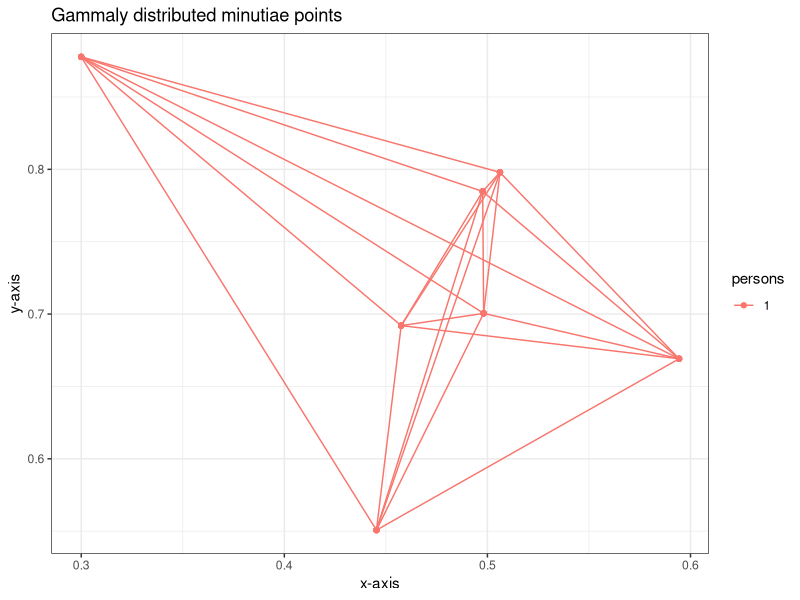
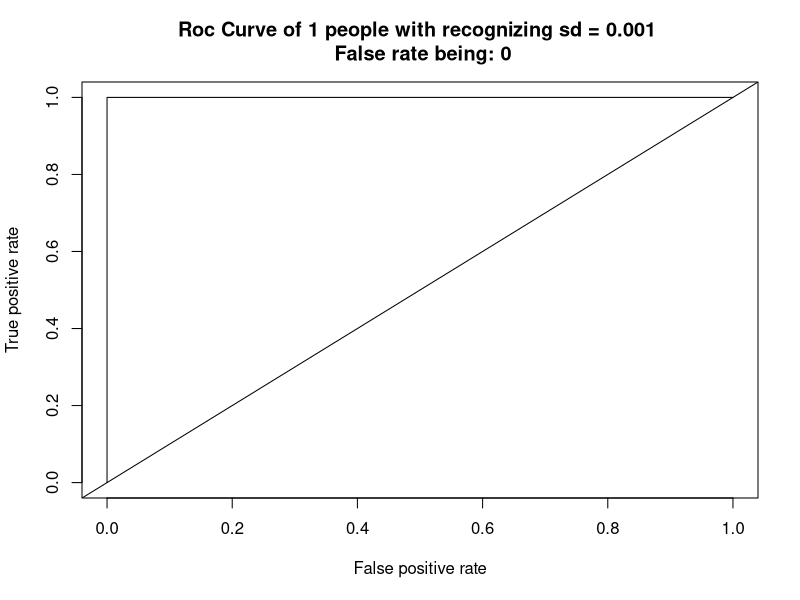

Source code (R) for these figures, in order:
library(ggplot2)
library(class)
library(ROCR)

center1 <- c(1,0.2)
center2 <- c(0.3,2)
center3 <- c(0.8,5)
center4 <- c(1.6,1)
center5 <- c(2.5,3)
center6 <- c(3.2,4.8)
center7 <- c(3,2.1)

df_centers <- as.data.frame(rbind(center1, center2, 
                                  center3,center4,center5,center6,center7))

# parameters for finger distribution
# all units are in mm
fp_shape = 0.193
fp_scale = 0.591
fp_rate= 1/fp_scale

df_centers <- data.frame()
generate_minutiae <- function(df_centers){
  new_distance = rgamma(1,fp_shape,rate=fp_rate)
  angle = runif(1,0,2*pi)
  new_x = new_distance*cos(angle)+0.5
  new_y = new_distance*sin(angle)+0.7
  return(c(new_x,new_y))
}

for (i in 1:7){
  new_minutiae = generate_minutiae()
  df_centers <- rbind(df_centers,new_minutiae)
}

# parameters
recog_sd = 0.001
iterations = 1
number_of_people = 1
n_tests = 200

# functions
generate_point<- function(p,sd=recog_sd){
#   new_distance = rgamma(1,shape = fp_shape,rate = fp_shape)
#   angle = runif(1,0,2*pi)
#   new_x = p[1]+cos(angle)*new_distance
#   new_y = p[1]+sin(angle)*new_distance
  angle = runif(1,0,2*pi)
  new_dist = rnorm(1,mean = 0,sd = sd)
  new_x = p[1] + sin(angle)*new_dist
  new_y =  p[2] + cos(angle)*new_dist
  return(c(new_x,new_y))
}

generate_group <- function(c,n=iterations,group_id,sd=recog_sd){
  i=1
  df_p = data.frame()
  while (i <=n){
    new_point <- generate_point(c,sd)
    # g <- g+geom_point(data = as.data.frame(new_point), aes(x = new_point[1], y= new_point[2]))
    df_p <- rbind(df_p,new_point)
    i=i+1
  }
  df_p['id'] <- group_id
  names(df_p) <- c('x','y')
  return(df_p)
}

# scripts 
g <- ggplot()   # create ggplot for plottting 
# this function generate all possible finger print scan of same person
generate_identicals <- function(df_centers){
  df_groups = data.frame()
  for (i in 1:nrow(df_centers)){
    temp_c = df_centers[i,]
    group = generate_group(temp_c,group_id = i)
    df_groups = rbind(df_groups,group)
  }
  names(df_groups) <- c('x','y','id')
  df_groups$id = as.factor(df_groups$id)
  g = g + geom_point(data = df_groups, aes(x=df_groups$x, y=df_groups$y, color=df_groups$id))
  return(df_groups)
}


### generate different people's minutea points

generate_center <- function(center,c_id){
  # new_distance = rgamma(1,shape = fp_shape,rate = fp_rate)
  new_distance = runif(1,min = 0,0.15)
  angle = runif(1,0,2*pi)
  new_x = center[1] + cos(angle)*new_distance
  new_y = center[2] + sin(angle)*new_distance
  return(c(new_x,new_y,c_id))
}

df_all_centers <- data.frame()
df_lines <- data.frame()
for (i in 1:number_of_people){
  df_individual_centers = data.frame()
  for (j in 1:nrow(df_centers)){
    tem = generate_center(df_centers[j,],j)
    df_individual_centers = rbind(df_individual_centers,unlist(tem))
  }
  names(df_individual_centers) <- c('x','y','c_id')
  df_individual_centers$person_id = rep(i,nrow(df_individual_centers))
  df_all_centers <- rbind(df_all_centers,df_individual_centers)
  names(df_all_centers) <-  c('x','y','c_id','person_id')
  #construct df for drawing lines
  permutations <- combn(nrow(df_centers),2)
  for(k in 1:ncol(permutations)){
    perv_vec = permutations[,k]
    df_ends = df_individual_centers[perv_vec,]
    df_lines = rbind(df_lines, df_ends)
    #gg <- gg+geom_segment(data = df_ends,aes(x=df_ends$x[1],y=df_ends$y[1],xend=df_ends$x[2],yend=df_ends$y[2]))
  }
}
# fac <- as.factor(paste(df_lines$c_id,df_lines$person_id))
persons <- as.factor(df_lines$person_id)
fac <- as.factor(rep(1:(nrow(df_lines)/2),each=2))
ggg <- ggplot(data=df_lines,aes(x=df_lines$x,y=df_lines$y))+geom_line(aes(color=persons,group=fac))+geom_point(aes(color=persons))
ggg <- ggg+theme_bw()+ggtitle("Gammaly distributed minutiae points")+xlab("x-axis")+ylab('y-axis')
ggg    # this plot shows people's minutiae points


# function to generate random scanning for test
generate_fp <- function(df_all_centers){
  p_id = sample(1:number_of_people,1)
  df_center_to_test <- df_all_centers[df_all_centers$person_id==p_id,]
  df_fp = generate_identicals(df_center_to_test)
  df_fp['person_id'] = rep(p_id, nrow(df_center_to_test))
  return(df_fp)
}

# testing
predictions<-c()
for(j in 1:n_tests){
  df_test =  generate_fp(df_all_centers)
  test <-df_test[,c('x','y'),]
  true_response <- paste(df_test$id,df_test$person_id,sep = ',')
  train <- df_all_centers[,c('x','y')]
  train_response =paste(df_all_centers$c_id,df_all_centers$person_id,sep = ',')
  pred <- knn(train,test = test,cl = train_response,k=1)
  
  ids <- c()
  for(i in 1:length(pred)){
    pred_split <- strsplit(toString(pred[i]),',')
    possible_id <- as.numeric(unlist(pred_split)[2])
    ids<-c(ids,possible_id)
  }
  pred_prob <- sum(ids==unique(df_test$person_id))/(length(ids))
  predictions <- c(predictions,pred_prob)
}

labels = c(rep(1,n_tests),rep(0,n_tests))
predictions <- c(predictions,(1-predictions))
pred <- prediction(predictions,labels)
perf <- performance(pred,measure =  "tpr",x.measure = "fpr")
false_rate = sum(predictions[1:(length(predictions)/2)]<0.5)/n_tests
plot(perf,main = paste("Roc Curve of",number_of_people,'people with recognizing sd =',recog_sd,'\n False rate being:',false_rate))
abline(a=0,b=1)
